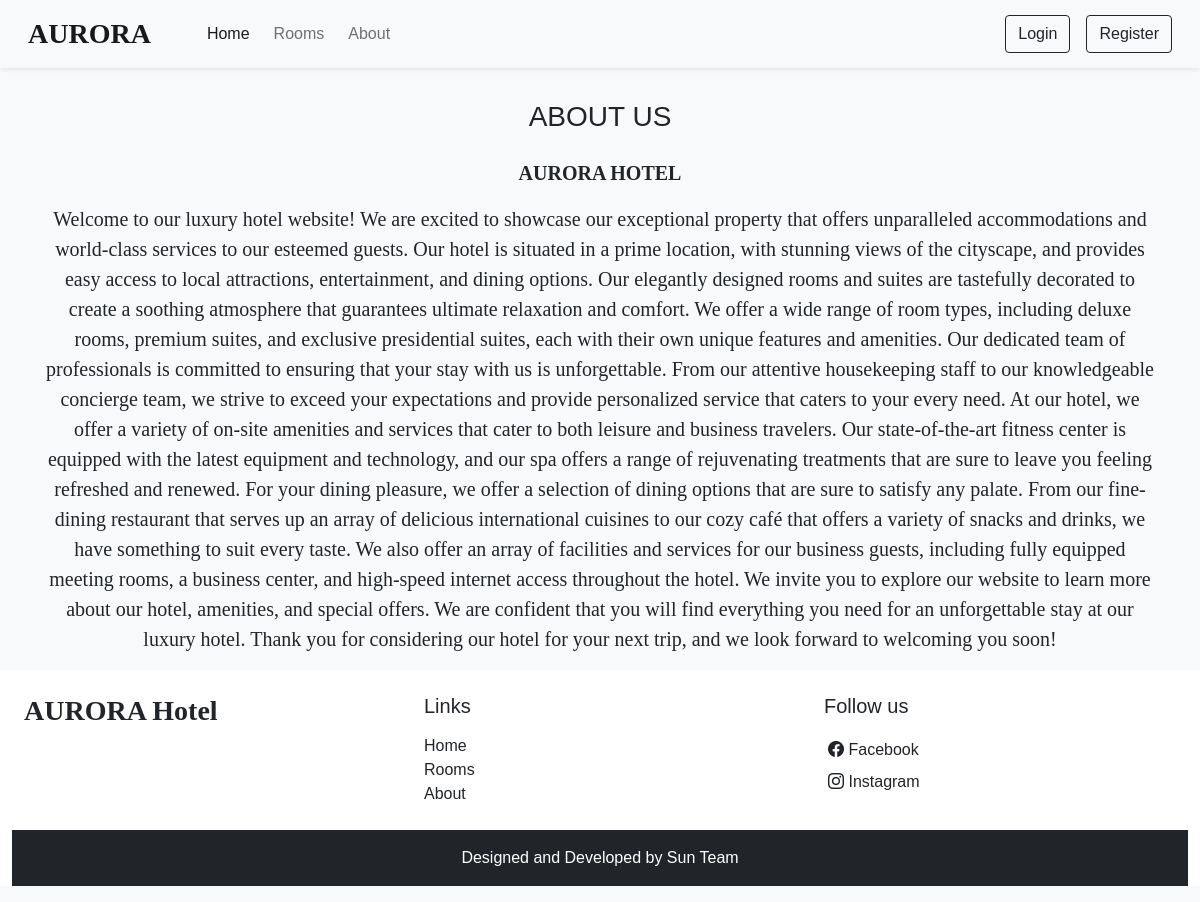
Page /source/about.php on the committed database.
### tables this page shows
CREATE TABLE `settings` (
  `id` int(11) NOT NULL,
  `site_title` varchar(30) NOT NULL,
  `site_about` varchar(5000) NOT NULL,
  `shut` int(11) NOT NULL
);

### source/about.php (the view, shortened to what this page needs)
<!DOCTYPE html>
<html lang="en">
<head>
    <link href="https://cdn.jsdelivr.net/npm/bootstrap@5.0.2/dist/css/bootstrap.min.css" rel="stylesheet">
    <link rel="stylesheet" href="https://cdn.jsdelivr.net/npm/bootstrap-icons@1.10.3/font/bootstrap-icons.css">
    <link rel="stylesheet" href="https://cdn.jsdelivr.net/npm/swiper@9/swiper-bundle.min.css" />
    <link rel="stylesheet" href="https://cdnjs.cloudflare.com/ajax/libs/font-awesome/4.7.0/css/font-awesome.min.css">
</head>
<body class="bg-light">
    <?php require("header.php"); ?>
    <h3 class="text-center mt-2 pt-4 mb-4">ABOUT US</h3>
    <?php
     $sql = "select * from settings";
     $run = mysqli_query($connection, $sql);
     while ($row = mysqli_fetch_array($run)) {
?>
<div class="container">
    <div class="row">
        <div class="col-lg-12 text-center">
            <p class="fw-bold fs-5 h-font"><?php echo $row['site_title']?></p>
           <p class="fs-5 h-font"> <?php echo $row['site_about'] ?></p>
        </div>
    </div>
</div>
<?php
     }
    ?>
    <?php require("footer.php");?>
</body>
</html>

### source/about.php (style rules this page uses)
* { font-family: 'Poppins', sans-serif; }
.h-font { font-family: 'Merienda', cursive; }

### rows in the picture
settings: site_title "AURORA HOTEL", site_about "Welcome to our luxury hotel website! We are excited to showcase our exceptional property that offers unparalleled accommodations and world-class services to our esteemed guests. Our hotel is situated in a prime location, with stunning views of the cityscape, and provides easy access to local attractions, entertainment, and dining options. Our elegantly designed rooms and suites are tastefully decorated to create a soothing atmosphere that guarantees ultimate relaxation and comfort. We offer a wide range of room types, including deluxe rooms, premium suites, and exclusive presidential suites, each with their own unique features and amenities. Our dedicated team of professionals is committed…"
